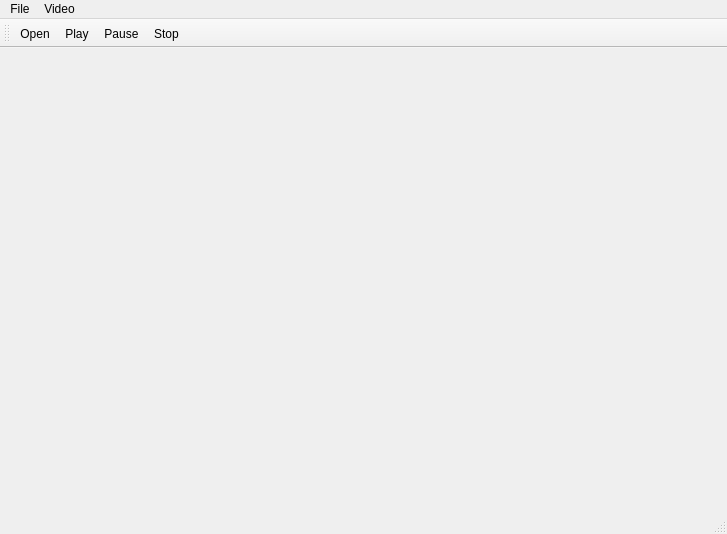
<?xml version="1.0" encoding="UTF-8"?>
<ui version="4.0">
 <class>MainWindow</class>
 <widget class="QMainWindow" name="MainWindow">
  <property name="geometry">
   <rect>
    <x>0</x>
    <y>0</y>
    <width>727</width>
    <height>534</height>
   </rect>
  </property>
  <property name="windowTitle">
   <string>MainWindow</string>
  </property>
  <widget class="QWidget" name="centralwidget">
   <property name="enabled">
    <bool>true</bool>
   </property>
  </widget>
  <widget class="QMenuBar" name="menubar">
   <property name="geometry">
    <rect>
     <x>0</x>
     <y>0</y>
     <width>727</width>
     <height>24</height>
    </rect>
   </property>
   <widget class="QMenu" name="menuFile">
    <property name="title">
     <string>File</string>
    </property>
    <addaction name="actionOpen"/>
   </widget>
   <widget class="QMenu" name="menuVideo">
    <property name="title">
     <string>Video</string>
    </property>
    <addaction name="actionPlay"/>
    <addaction name="actionPause"/>
    <addaction name="actionStop"/>
   </widget>
   <addaction name="menuFile"/>
   <addaction name="menuVideo"/>
  </widget>
  <widget class="QStatusBar" name="statusbar"/>
  <widget class="QToolBar" name="mainToolBar">
   <property name="windowTitle">
    <string>toolBar</string>
   </property>
   <attribute name="toolBarArea">
    <enum>TopToolBarArea</enum>
   </attribute>
   <attribute name="toolBarBreak">
    <bool>false</bool>
   </attribute>
   <addaction name="actionOpen"/>
   <addaction name="actionPlay"/>
   <addaction name="actionPause"/>
   <addaction name="actionStop"/>
  </widget>
  <action name="actionOpen">
   <property name="icon">
    <iconset resource="resources.qrc">
     <normaloff>:/icons/icons/noun_open folder_1394224.png</normaloff>:/icons/icons/noun_open folder_1394224.png</iconset>
   </property>
   <property name="text">
    <string>Open</string>
   </property>
   <property name="toolTip">
    <string>Open A File</string>
   </property>
  </action>
  <action name="actionPlay">
   <property name="icon">
    <iconset resource="resources.qrc">
     <normaloff>:/icons/icons/noun_play_64196.png</normaloff>:/icons/icons/noun_play_64196.png</iconset>
   </property>
   <property name="text">
    <string>Play</string>
   </property>
  </action>
  <action name="actionPause">
   <property name="icon">
    <iconset resource="resources.qrc">
     <normaloff>:/icons/icons/noun_pause_64198.png</normaloff>:/icons/icons/noun_pause_64198.png</iconset>
   </property>
   <property name="text">
    <string>Pause</string>
   </property>
  </action>
  <action name="actionStop">
   <property name="icon">
    <iconset resource="resources.qrc">
     <normaloff>:/icons/icons/noun_Stop_64197.png</normaloff>:/icons/icons/noun_Stop_64197.png</iconset>
   </property>
   <property name="text">
    <string>Stop</string>
   </property>
  </action>
 </widget>
 <resources>
  <include location="resources.qrc"/>
 </resources>
 <connections/>
</ui>
